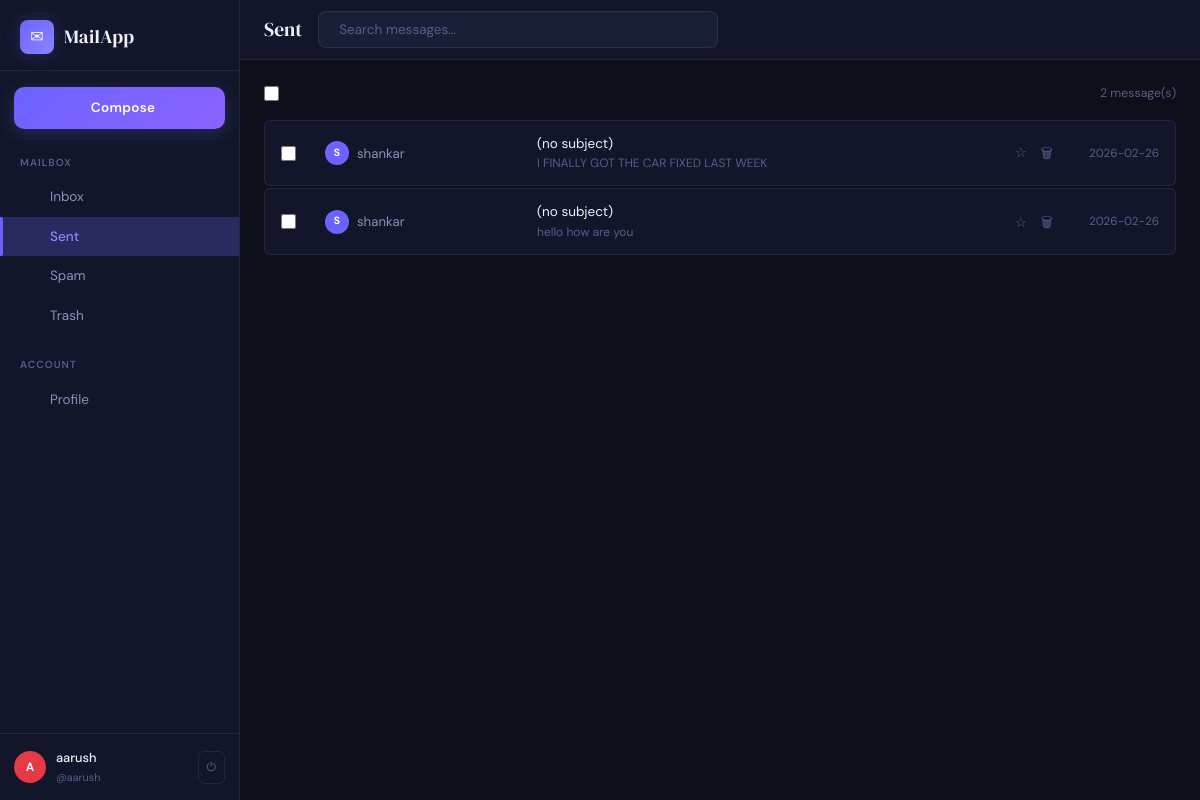
Page /sent (signed in) on the committed database.
### tables this page shows
CREATE TABLE messages (
    id                  INTEGER PRIMARY KEY AUTOINCREMENT,
    thread_id           INTEGER,
    sender_id           INTEGER NOT NULL REFERENCES users(id) ON DELETE CASCADE,
    recipient_id        INTEGER NOT NULL REFERENCES users(id) ON DELETE CASCADE,
    subject             TEXT    NOT NULL DEFAULT '(no subject)',
    body                TEXT    NOT NULL DEFAULT '',
    folder              TEXT    NOT NULL DEFAULT 'inbox',
    is_read             INTEGER NOT NULL DEFAULT 0,
    is_starred          INTEGER NOT NULL DEFAULT 0,
    attachment          TEXT,
    sent_at             DATETIME DEFAULT CURRENT_TIMESTAMP,
    deleted_at          DATETIME,
    -- ── ML moderation columns (new) ──────────────────────────────────────────
    spam_flag           INTEGER NOT NULL DEFAULT 0,
    spam_probability    REAL    NOT NULL DEFAULT 0.0,
    ham_probability     REAL    NOT NULL DEFAULT 0.0,
    spam_confidence     REAL    NOT NULL DEFAULT 0.0,
    vulgar_probability  REAL    NOT NULL DEFAULT 0.0,
    is_vulgar           INTEGER NOT NULL DEFAULT 0,
    is_blocked          INTEGER NOT NULL DEFAULT 0,
    moderation_reason   TEXT
);

CREATE TABLE users (
    id            INTEGER PRIMARY KEY AUTOINCREMENT,
    username      TEXT    NOT NULL UNIQUE COLLATE NOCASE,
    email         TEXT    NOT NULL UNIQUE COLLATE NOCASE,
    password_hash TEXT    NOT NULL,
    display_name  TEXT,
    avatar_color  TEXT    DEFAULT '#6c63ff',
    created_at    DATETIME DEFAULT CURRENT_TIMESTAMP,
    last_login    DATETIME
);

### routes/mail.py (the view)
@mail_bp.route("/sent")
@login_required
def sent():
    return _render_folder("sent", session["user_id"])

### database.py (called while the page is built)
def get_db():
    if "db" not in g:
        db_path = current_app.config["DATABASE_URI"].replace("sqlite:///", "")
        g.db = sqlite3.connect(db_path, detect_types=sqlite3.PARSE_DECLTYPES)
        g.db.row_factory = sqlite3.Row          # access columns by name
        g.db.execute("PRAGMA foreign_keys = ON") # enforce FK constraints
    return g.db

### routes/mail.py (called while the page is built)
def login_required(f):
    @wraps(f)
    def decorated(*args, **kwargs):
        if "user_id" not in session:
            flash("Please log in to continue.", "info")
            return redirect(url_for("auth.login"))
        return f(*args, **kwargs)
    return decorated

def _folder_counts(user_id):
    db = get_db()
    rows = db.execute(
        """SELECT folder, COUNT(*) as cnt
           FROM messages
           WHERE recipient_id=? AND is_read=0 AND deleted_at IS NULL
             AND folder IN ('inbox','spam')
           GROUP BY folder""",
        (user_id,)
    ).fetchall()
    counts = {"inbox": 0, "sent": 0, "spam": 0, "trash": 0}
    for r in rows:
        counts[r["folder"]] = r["cnt"]
    return counts

### templates/mailbox.html (shortened to what this page needs)
{% extends "base.html" %}
{% set folder_labels = {'inbox': 'Inbox', 'sent': 'Sent', 'spam': 'Spam', 'trash': 'Trash'} %}
{% set active_folder = folder %}
{% block topbar_title %}{{ folder_labels[folder] }}{% endblock %}
{% block content %}
<form method="POST" action="{{ url_for('mail.bulk_action') }}" id="bulkForm">
  <div class="toolbar">
    <div class="toolbar-left">
      <input type="checkbox" id="selectAll" title="Select all" style="width:15px;height:15px;accent-color:var(--accent)">
    </div>
    <div class="toolbar-right">
      <span class="count-info">
        {% if q %}
          {{ total }} result(s) for "<em>{{ q }}</em>"
          &nbsp;<a href="{{ url_for('mail.' + folder) }}" class="text-muted" style="font-size:.8rem">✕ clear</a>
        {% else %}
          {{ total }} message(s)
        {% endif %}
      </span>
    </div>
  </div>
  {% if messages %}
    <div class="message-list">
      {% for msg in messages %}
        {% set is_sender = (msg.sender_id == session.user_id) %}
        {% set other_person = msg.recipient_display or msg.recipient_username if is_sender else msg.sender_display or msg.sender_username %}
        {% set other_color  = '#6c63ff' if is_sender else (msg.sender_color or '#6c63ff') %}
        <div class="message-row {% if not msg.is_read and not is_sender %}unread{% endif %} {% if msg.is_starred %}starred{% endif %}"
             style="position:relative"
             onclick="location.href='{{ url_for('mail.view_message', msg_id=msg.id) }}'">
          <div class="msg-checkbox" onclick="event.stopPropagation()">
            <input type="checkbox" name="msg_ids" value="{{ msg.id }}"
                   class="msg-check" id="chk{{ msg.id }}" />
          </div>
          <div class="msg-from">
            <div class="d-flex align-center gap-8">
              <div class="avatar-sm" style="background:{{ other_color }};width:24px;height:24px;font-size:.7rem">
                {{ other_person[0].upper() if other_person else '?' }}
              </div>
              {{ other_person or '(unknown)' }}
            </div>
          </div>
          <div class="msg-preview">
            <span class="msg-subject">
              {{ msg.subject }}
            </span>
            <span class="msg-snippet">{{ (msg.body or '')[:80] }}</span>
          </div>
          <div class="msg-icons" onclick="event.stopPropagation()">
            <form method="POST" action="{{ url_for('mail.toggle_star', msg_id=msg.id) }}" style="display:inline">
              <button class="star-btn" type="submit" title="{{ 'Unstar' if msg.is_starred else 'Star' }}">
                {{ '⭐' if msg.is_starred else '☆' }}
              </button>
            </form>
            <form method="POST" action="{{ url_for('mail.delete_message', msg_id=msg.id) }}" style="display:inline">
              <button class="icon-btn" type="submit" title="{{ 'Delete permanently' if folder == 'trash' else 'Move to trash' }}"
                      {% if folder == 'trash' %}onclick="return confirm('Permanently delete this message?')"{% endif %}>
                🗑
              </button>
            </form>
          </div>
          <div class="msg-time">
            {{ msg.sent_at[:10] if msg.sent_at else '' }}
          </div>
        </div>
      {% endfor %}
    </div>
  {% endif %}
</form>
{% endblock %}

### static/css/style.css (style rules this page uses)
:root { --bg-base: #0d0f1a; --bg-surface: #13162a; --bg-elevated: #1a1f38; --bg-hover: #20264a; --border: rgba(255,255,255,0.07); --border-accent: rgba(108,99,255,0.4); --text-primary: #eef0ff; --text-secondary: #8b91b8; --text-muted: #555e8a; --accent: #6c63ff; --accent-bright: #8b85ff; --accent-glow: rgba(108,99,255,0.25); --danger: #ff4d6d; --warning: #f0a500; --success: #2dd4bf; --info: #60a5fa; --radius: 10px; --radius-sm: 6px; --shadow: 0 4px 24px rgba(0,0,0,0.4); --shadow-lg: 0 8px 40px rgba(0,0,0,0.6); --sidebar-width: 240px; --topbar-height: 60px; --font-display: 'DM Serif Display', Georgia, serif; --font-body: 'DM Sans', system-ui, sans-serif; --transition: all .18s cubic-bezier(.4,0,.2,1); }
*, *::before, *::after { box-sizing: border-box; margin: 0; padding: 0; }
html { font-size: 15px; }
body { font-family: var(--font-body); background: var(--bg-base); color: var(--text-primary); min-height: 100vh; line-height: 1.6; -webkit-font-smoothing: antialiased; }
input, textarea, select, button { font-family: inherit; }
.avatar-sm { width: 32px; height: 32px; border-radius: 50%; display: flex; align-items: center; justify-content: center; font-weight: 700; font-size: .8rem; color: #fff; flex-shrink: 0; }
.toolbar { display: flex; align-items: center; gap: 10px; margin-bottom: 16px; flex-wrap: wrap; }
.toolbar-left { display: flex; align-items: center; gap: 8px; }
.toolbar-right { margin-left: auto; display: flex; align-items: center; gap: 8px; }
.count-info { font-size: .82rem; color: var(--text-muted); }
.message-list { display: flex; flex-direction: column; gap: 2px; }
.message-row { display: grid; grid-template-columns: 32px 200px 1fr auto 90px; align-items: center; gap: 12px; padding: 12px 16px; background: var(--bg-surface); border: 1px solid var(--border); border-radius: var(--radius-sm); cursor: pointer; transition: var(--transition); text-decoration: none; color: var(--text-primary); position: relative; }
.msg-checkbox { display: flex; align-items: center; }
.msg-checkbox input[type=checkbox] { width: 15px; height: 15px; accent-color: var(--accent); cursor: pointer; }
.msg-from { font-size: .88rem; color: var(--text-secondary); white-space: nowrap; overflow: hidden; text-overflow: ellipsis; }
.msg-preview { display: flex; flex-direction: column; min-width: 0; }
.msg-subject { font-size: .9rem; white-space: nowrap; overflow: hidden; text-overflow: ellipsis; }
.msg-snippet { font-size: .8rem; color: var(--text-muted); white-space: nowrap; overflow: hidden; text-overflow: ellipsis; }
.msg-icons { display: flex; align-items: center; gap: 6px; }
.star-btn, .icon-btn { background: none; border: none; color: var(--text-muted); cursor: pointer; font-size: .9rem; padding: 4px; transition: var(--transition); line-height: 1; }
.msg-time { font-size: .78rem; color: var(--text-muted); text-align: right; white-space: nowrap; }
.d-flex { display: flex; }
.align-center { align-items: center; }
.gap-8 { gap: 8px; }

### rows in the picture
messages: subject "(no subject)", body "I FINALLY GOT THE CAR FIXED LAST WEEK", is_starred "☆", sent_at "2026-02-26"
users: display_name "S", display_name "shankar"
messages: subject "(no subject)", body "hello how are you", is_starred "☆", sent_at "2026-02-26"

### other values in the picture
{{ session.get('display_name') or session.get('username') }} "aarush"
{{ session.get('username') }} "aarush"
{{ folder_labels[folder] }} "Sent"
{{ total }} "2"
